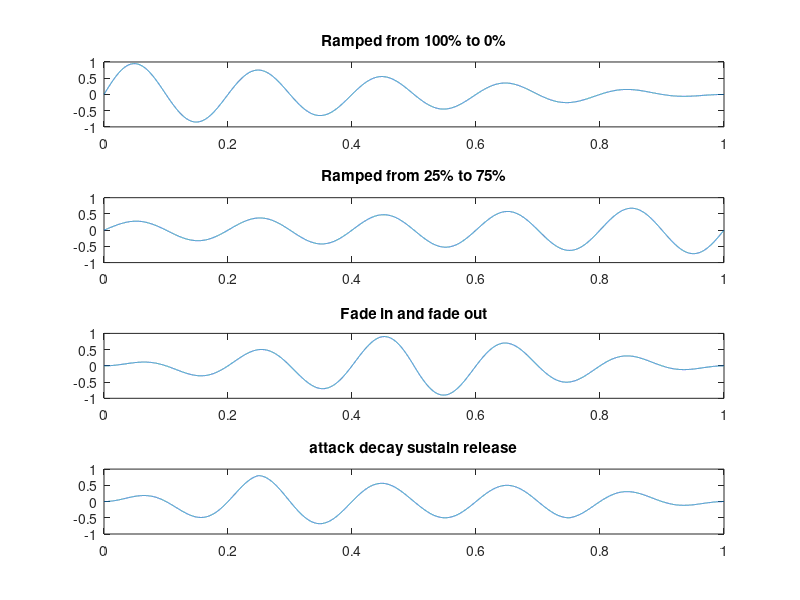

Source code (MATLAB):
close; clear; clc;
%% Q1. 5s noise, fz=22050;
dur = 5;
f = 22050;
t = linspace(0,dur,dur*f);
noise = randn(size(t));

%% Q2. Scale signal with ramps
dur = 1;
fs = 22050;
t = linspace(0,dur,fs);

A = 1;
f = 5;
s = A*sin(2*pi*f*t);

ramp1 = linspace(1,0,length(s));
ramp2 = linspace(0.25,0.75,length(s));

half = linspace(0,1,length(s)/2);
ramp3 = [half fliplr(half)]; % flip left-right; flipud = flip up-down

attack = linspace(0,0.8,length(s)/4); 
decay = linspace(0.8,0.5,round(length(s)/4)); 
sustain = linspace(0.5,0.5,length(s)/4); 
release = linspace(0.5,0,round(length(s)/4)); 
ramp4 = [attack decay sustain release];

sramped1 = s.*ramp1;
sramped2 = s.*ramp2;
sramped3 = s.*ramp3;
sramped4 = s.*ramp4;
subplot(4,1,1),plot(t,sramped1),title('Ramped from 100% to 0%');
subplot(4,1,2),plot(t,sramped2),title('Ramped from 25% to 75%');
subplot(4,1,3),plot(t,sramped3),title('Fade in and fade out');
subplot(4,1,4),plot(t,sramped4),title('attack decay sustain release');
